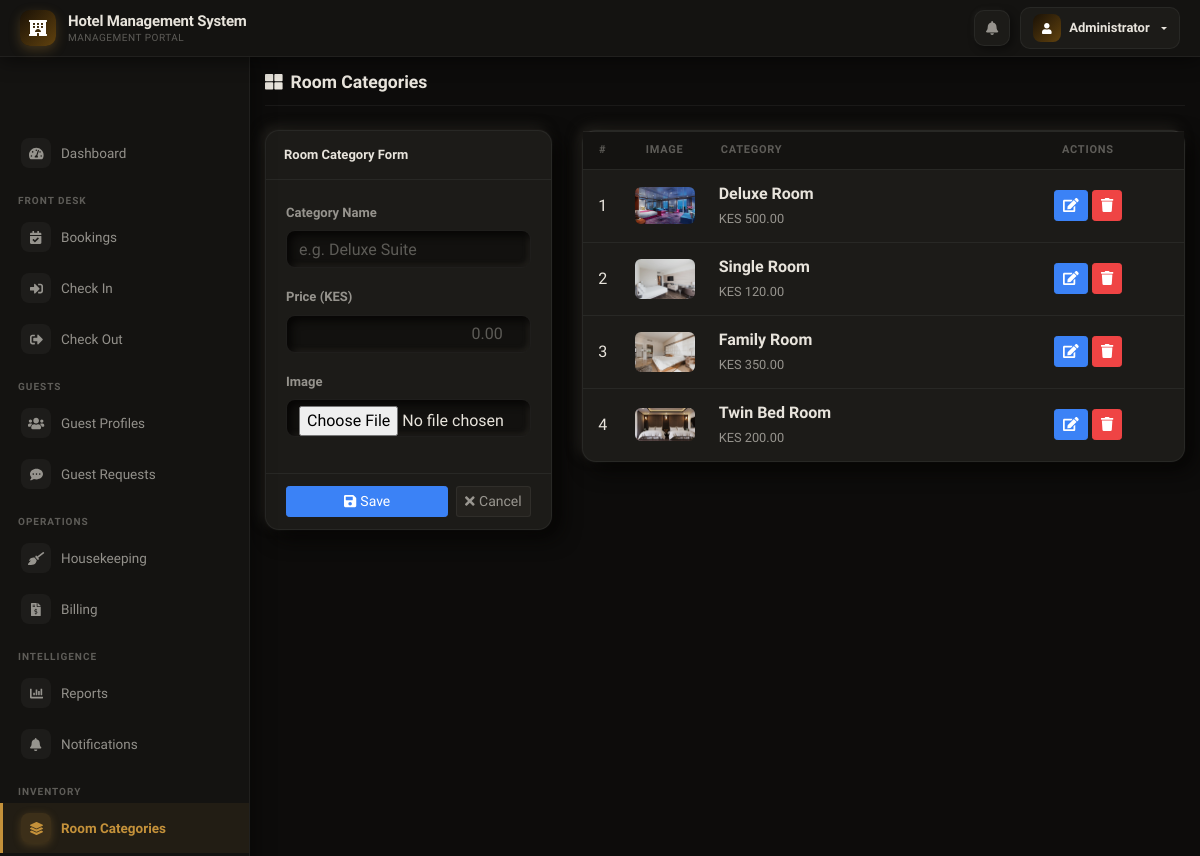
/admin/index.php?page=categories (signed in), run on the app's committed database.
### tables this page shows
CREATE TABLE `room_categories` (
  `id` int(30) NOT NULL,
  `name` text NOT NULL,
  `price` float NOT NULL,
  `cover_img` text NOT NULL
);

### admin/categories.php (the view, shortened to what this page needs)
<?php include('db_connect.php'); ?>
<div class="container-fluid py-3">
  <div class="page-header mb-4">
    <h5 class="page-title"><i class="fa fa-th-large mr-2"></i>Room Categories</h5>
  </div>
  <div class="row">
    <div class="col-md-4">
      <form action="" id="manage-category">
        <div class="card">
          <div class="card-header">Room Category Form</div>
          <div class="card-body">
            <div class="form-group">
              <label class="control-label">Category Name</label>
              <input type="text" class="form-control" name="name" placeholder="e.g. Deluxe Suite">
            </div>
            <div class="form-group">
              <label class="control-label">Price (KES)</label>
              <input type="number" class="form-control text-right" name="price" step="any" placeholder="0.00">
            </div>
            <div class="form-group">
              <label class="control-label">Image</label>
              <input type="file" class="form-control" name="img" onchange="displayImg(this,$(this))">
            </div>
          </div>
          <div class="card-footer">
            <div class="row">
              <div class="col-md-12 d-flex" style="gap:8px">
                <button class="btn btn-sm btn-primary flex-fill"><i class="fa fa-save mr-1"></i>Save</button>
                <button class="btn btn-sm btn-secondary" type="button" onclick="$('#manage-category').get(0).reset();$('#cimg').hide()">
                  <i class="fa fa-times mr-1"></i>Cancel
                </button>
              </div>
            </div>
          </div>
        </div>
      </form>
    </div>
    <div class="col-md-8">
      <div class="card">
        <div class="card-body p-0">
          <table class="table table-hover mb-0" id="cat-table">
            <thead>
              <tr>
                <th class="text-center" style="width:40px">#</th>
                <th class="text-center" style="width:80px">Image</th>
                <th>Category</th>
                <th class="text-center">Actions</th>
              </tr>
            </thead>
            <tbody>
              <?php
              $i    = 1;
              $cats = $conn->query("SELECT * FROM room_categories ORDER BY id ASC");
              while ($row = $cats->fetch_assoc()):
              ?>
              <tr>
                <td class="text-center"><?php echo $i++; ?></td>
                <td class="text-center">
                  <?php if (!empty($row['cover_img'])): ?>
                  <img src="../assets/img/<?php echo htmlspecialchars($row['cover_img']); ?>"
                       alt="" class="cimg"
                       style="max-height:40px;max-width:60px;border-radius:6px;filter:brightness(0.9)">
                  <?php else: ?>
                  <span class="text-muted"><i class="fa fa-image"></i></span>
                  <?php endif; ?>
                </td>
                <td>
                  <div class="font-weight-bold"><?php echo htmlspecialchars($row['name']); ?></div>
                  <small class="text-muted">KES <?php echo number_format($row['price'], 2); ?></small>
                </td>
                <td class="text-center">
                  <button class="btn btn-sm btn-primary edit_cat" type="button"
                    data-id="<?php echo $row['id']; ?>"
                    data-name="<?php echo htmlspecialchars($row['name']); ?>"
                    data-price="<?php echo $row['price']; ?>"
                    data-cover_img="<?php echo htmlspecialchars($row['cover_img'] ?? ''); ?>">
                    <i class="fa fa-edit"></i>
                  </button>
                  <button class="btn btn-sm btn-danger delete_cat" type="button" data-id="<?php echo $row['id']; ?>">
                    <i class="fa fa-trash"></i>
                  </button>
                </td>
              </tr>
              <?php endwhile; ?>
            </tbody>
          </table>
        </div>
      </div>
    </div>
  </div>
</div>

### admin/index.php (shortened to what this page needs)
<!DOCTYPE html>
<html lang="en">
<head>
<?php include('./header.php'); ?>
  <link rel="stylesheet" href="assets/css/dashboard.css">
</head>
<body>
	<?php include 'topbar.php' ?>
	<?php include 'navbar.php' ?>
  <main id="view-panel" >
      <?php $page = isset($_GET['page']) ? $_GET['page'] :'home'; ?>
  	<?php include $page.'.php' ?>
  </main>
</body>
</html>

### admin/header.php (shortened to what this page needs)
  <link rel="stylesheet" href="assets/font-awesome/css/all.min.css">
<link href="assets/vendor/bootstrap/css/bootstrap.min.css" rel="stylesheet">
<link href="assets/vendor/icofont/icofont.min.css" rel="stylesheet">
<link href="assets/vendor/boxicons/css/boxicons.min.css" rel="stylesheet">
<link href="assets/vendor/venobox/venobox.css" rel="stylesheet">
<link href="assets/vendor/animate.css/animate.min.css" rel="stylesheet">
<link href="assets/vendor/remixicon/remixicon.css" rel="stylesheet">
<link href="assets/vendor/owl.carousel/assets/owl.carousel.min.css" rel="stylesheet">
<link href="assets/vendor/bootstrap-datepicker/css/bootstrap-datepicker.min.css" rel="stylesheet">
<link href="assets/DataTables/datatables.min.css" rel="stylesheet">
<link href="assets/css/style.css" rel="stylesheet">
<link type="text/css" rel="stylesheet" href="assets/css/jquery-te-1.4.0.css">

### admin/topbar.php (shortened to what this page needs)
<nav class="navbar navbar-dark bg-dark fixed-top" style="padding:0 0;">
  <div class="container-fluid" style="padding:0 20px;height:56px;display:flex;align-items:center;justify-content:space-between;">
    <div class="navbar-hotel-brand">
      <div class="brand-icon"><i class="fas fa-hotel"></i></div>
      <div>
        <div class="brand-name"><?php echo htmlspecialchars($_SESSION['setting_hotel_name'] ?? 'Hotel Management'); ?></div>
        <div class="brand-sub">Management Portal</div>
      </div>
    </div>
    <div style="display:flex;align-items:center;gap:10px;">
      <div class="dropdown">
        <a class="topbar-btn" id="notifBtn" data-toggle="dropdown" aria-haspopup="true" aria-expanded="false"
           href="#" onclick="return false;">
          <i class="fas fa-bell" style="font-size:14px;"></i>
        </a>
      </div>
      <div class="dropdown">
        <a class="user-menu-btn dropdown-toggle" href="#" id="userMenu" data-toggle="dropdown" aria-haspopup="true" aria-expanded="false">
          <div class="user-avatar">
            <i class="fas fa-user" style="font-size:11px;"></i>
          </div>
          <span style="max-width:120px;overflow:hidden;text-overflow:ellipsis;white-space:nowrap;">
            <?php echo htmlspecialchars($_SESSION['login_name'] ?? 'User'); ?>
          </span>
        </a>
      </div>
    </div>
  </div>
</nav>

### admin/navbar.php (shortened to what this page needs)
<nav id="sidebar" class="mx-lt-5">
  <div class="sidebar-list" style="padding-top:72px;">
    <a href="index.php?page=home" class="nav-item nav-home">
      <span class="icon-field"><i class="fas fa-tachometer-alt"></i></span> Dashboard
    </a>
    <div class="section-label">Front Desk</div>
    <a href="index.php?page=booked"    class="nav-item nav-booked">
      <span class="icon-field"><i class="fas fa-calendar-check"></i></span> Bookings
    </a>
    <a href="index.php?page=check_in"  class="nav-item nav-check_in">
      <span class="icon-field"><i class="fas fa-sign-in-alt"></i></span> Check In
    </a>
    <a href="index.php?page=check_out" class="nav-item nav-check_out">
      <span class="icon-field"><i class="fas fa-sign-out-alt"></i></span> Check Out
    </a>
    <div class="section-label">Guests</div>
    <a href="index.php?page=guests" class="nav-item nav-guests">
      <span class="icon-field"><i class="fas fa-users"></i></span> Guest Profiles
    </a>
    <a href="index.php?page=guest_requests_list" class="nav-item nav-guest_requests_list">
      <span class="icon-field"><i class="fas fa-comment-dots"></i></span> Guest Requests
    </a>
    <div class="section-label">Operations</div>
    <a href="index.php?page=housekeeping" class="nav-item nav-housekeeping">
      <span class="icon-field"><i class="fas fa-broom"></i></span> Housekeeping
    </a>
    <a href="index.php?page=billing" class="nav-item nav-billing">
      <span class="icon-field"><i class="fas fa-file-invoice-dollar"></i></span> Billing
    </a>
    <div class="section-label">Intelligence</div>
    <a href="index.php?page=reports" class="nav-item nav-reports">
      <span class="icon-field"><i class="fas fa-chart-bar"></i></span> Reports
    </a>
    <a href="index.php?page=notifications_page" class="nav-item nav-notifications_page">
      <span class="icon-field"><i class="fas fa-bell"></i></span> Notifications
    </a>
    <div class="section-label">Inventory</div>
    <a href="index.php?page=categories" class="nav-item nav-categories">
      <span class="icon-field"><i class="fas fa-layer-group"></i></span> Room Categories
    </a>
  </div>
</nav>

### admin/assets/css/style.css (style rules this page uses)
body { font-family: "Open Sans", sans-serif; color: #444444; width: 100%; height: calc(100%); }
a { color: #1977cc; }
h1, h2, h3, h4, h5, h6 { font-family: "Raleway", sans-serif; }
nav#sidebar { height: calc(100%); position: fixed; z-index: 99; left: 0; width: 250px; background: url(../../../assets/img/hotel-cover.jpg); background-repeat: no-repeat; background-size: cover; }
a.nav-item { position: relative; display: block; padding: .75rem 1.25rem; margin-bottom: -1px; border: 1px solid rgba(0,0,0,.125); background-color: #000000c4; color: #989898; font-weight: 600; }
a.nav-item:hover, .nav-item.active { background-color: #000000ad; color: #fffafa; }
main#view-panel { margin-left: 250px; width:calc(100% - 250px); margin-top: 3.5rem; padding: .5em }

### data on the page
room_categories: cover_img (picture), name "Deluxe Room", price "500.00"
room_categories: cover_img (picture), name "Single Room", price "120.00"
room_categories: cover_img (picture), name "Family Room", price "350.00"
room_categories: cover_img (picture), name "Twin Bed Room", price "200.00"

### other printed values
$_SESSION['setting_hotel_name'] "Hotel Management System"
$_SESSION['login_name'] "Administrator"
